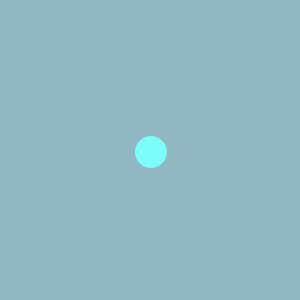
Frame 1 (no input)
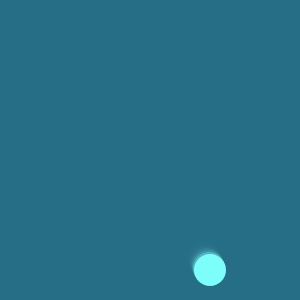
Frame 60 (no input)
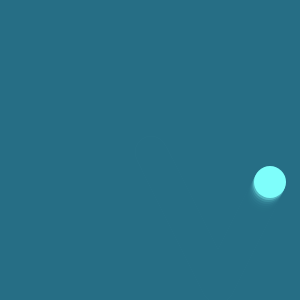
Frame 120 (the mouse pressed at the canvas centre since frame 60)

The p5.js sketch that drew these frames (run headless with seeded random() and noise() and a simulated clock; from frame 60 on, the mouse is pressed at the canvas centre):

// p5.js sketch
// ── sketch.js
backgroundColor = "#276f86";
ballColor = "#7efefb";
radius = 16;

var ballPos;
var ballVel;

function setup() {
  createCanvas(300, 300);

  ballPos = createVector(width / 2, height / 2);
  ballVel = createVector(1, 2);
}

function draw() {
  var bg = color(backgroundColor);
  bg.setAlpha(255 / 2);
  background(bg);

  ballPos.add(ballVel);

  if (ballPos.x - radius < 0 || ballPos.x + radius > width) {
    ballVel.x *= -1;
  }
  if (ballPos.y - radius < 0 || ballPos.y + radius > height) {
    ballVel.y *= -1;
  }

  fill(ballColor);
  strokeWeight(0);
  noStroke();
  ellipse(ballPos.x, ballPos.y, radius * 2);
}
